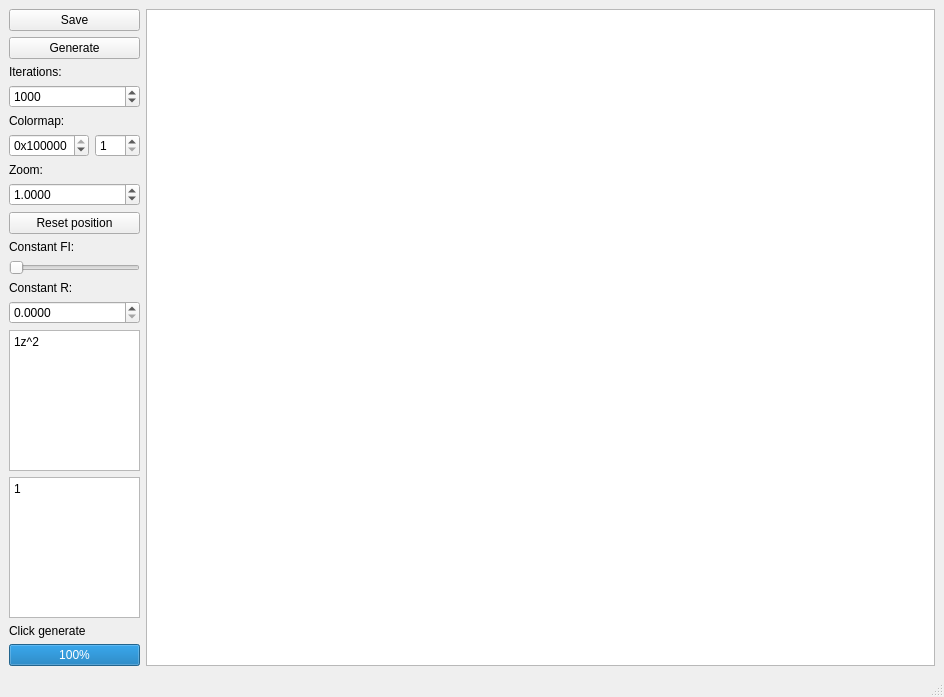
<?xml version="1.0" encoding="UTF-8"?>
<ui version="4.0">
 <class>Main</class>
 <widget class="QMainWindow" name="Main">
  <property name="geometry">
   <rect>
    <x>0</x>
    <y>0</y>
    <width>944</width>
    <height>697</height>
   </rect>
  </property>
  <property name="windowTitle">
   <string>Fractal Gen</string>
  </property>
  <widget class="QWidget" name="centralwidget">
   <layout class="QGridLayout" name="gridLayout_2">
    <item row="0" column="0">
     <layout class="QGridLayout" name="gridLayout" columnstretch="1,6,0">
      <property name="sizeConstraint">
       <enum>QLayout::SetDefaultConstraint</enum>
      </property>
      <item row="14" column="0">
       <widget class="QPlainTextEdit" name="gText">
        <property name="plainText">
         <string>1</string>
        </property>
       </widget>
      </item>
      <item row="9" column="0">
       <widget class="QLabel" name="label_4">
        <property name="text">
         <string>Constant FI:</string>
        </property>
       </widget>
      </item>
      <item row="7" column="0">
       <widget class="QDoubleSpinBox" name="zoomSpin">
        <property name="decimals">
         <number>4</number>
        </property>
        <property name="minimum">
         <double>0.000100000000000</double>
        </property>
        <property name="maximum">
         <double>100000.000000000000000</double>
        </property>
        <property name="singleStep">
         <double>0.100000000000000</double>
        </property>
        <property name="value">
         <double>1.000000000000000</double>
        </property>
       </widget>
      </item>
      <item row="4" column="0">
       <widget class="QLabel" name="label">
        <property name="text">
         <string>Colormap:</string>
        </property>
       </widget>
      </item>
      <item row="0" column="0">
       <widget class="QPushButton" name="savButton">
        <property name="text">
         <string>Save</string>
        </property>
       </widget>
      </item>
      <item row="16" column="0">
       <widget class="QProgressBar" name="progressBar">
        <property name="value">
         <number>100</number>
        </property>
       </widget>
      </item>
      <item row="1" column="0">
       <widget class="QPushButton" name="genButton">
        <property name="text">
         <string>Generate</string>
        </property>
       </widget>
      </item>
      <item row="6" column="0">
       <widget class="QLabel" name="label_3">
        <property name="text">
         <string>Zoom:</string>
        </property>
       </widget>
      </item>
      <item row="0" column="1" rowspan="17" colspan="2">
       <widget class="CustomGraphics" name="graphicsView">
        <property name="cursor" stdset="0">
         <cursorShape>OpenHandCursor</cursorShape>
        </property>
       </widget>
      </item>
      <item row="2" column="0">
       <widget class="QLabel" name="label_2">
        <property name="text">
         <string>Iterations:</string>
        </property>
       </widget>
      </item>
      <item row="3" column="0">
       <widget class="QSpinBox" name="iterSpin">
        <property name="minimum">
         <number>1</number>
        </property>
        <property name="maximum">
         <number>1000000</number>
        </property>
        <property name="value">
         <number>1000</number>
        </property>
       </widget>
      </item>
      <item row="10" column="0">
       <widget class="QSlider" name="fiSlider">
        <property name="maximum">
         <number>1000</number>
        </property>
        <property name="orientation">
         <enum>Qt::Horizontal</enum>
        </property>
       </widget>
      </item>
      <item row="11" column="0">
       <widget class="QLabel" name="label_5">
        <property name="text">
         <string>Constant R:</string>
        </property>
       </widget>
      </item>
      <item row="12" column="0">
       <widget class="QDoubleSpinBox" name="rSpin">
        <property name="decimals">
         <number>4</number>
        </property>
        <property name="maximum">
         <double>100.000000000000000</double>
        </property>
       </widget>
      </item>
      <item row="15" column="0">
       <widget class="QLabel" name="infoLabel">
        <property name="text">
         <string>Click generate</string>
        </property>
       </widget>
      </item>
      <item row="13" column="0">
       <widget class="QPlainTextEdit" name="fText">
        <property name="minimumSize">
         <size>
          <width>0</width>
          <height>0</height>
         </size>
        </property>
        <property name="plainText">
         <string>1z^2</string>
        </property>
       </widget>
      </item>
      <item row="5" column="0">
       <layout class="QHBoxLayout" name="horizontalLayout">
        <item>
         <widget class="CustomSpinner" name="colorSpin">
          <property name="prefix">
           <string>0x</string>
          </property>
          <property name="maximum">
           <number>16777215</number>
          </property>
          <property name="singleStep">
           <number>1</number>
          </property>
          <property name="value">
           <number>16777215</number>
          </property>
         </widget>
        </item>
        <item>
         <widget class="QSpinBox" name="shiftSpin">
          <property name="minimum">
           <number>1</number>
          </property>
          <property name="maximum">
           <number>3</number>
          </property>
          <property name="value">
           <number>1</number>
          </property>
         </widget>
        </item>
       </layout>
      </item>
      <item row="8" column="0">
       <widget class="QPushButton" name="resetButton">
        <property name="text">
         <string>Reset position</string>
        </property>
       </widget>
      </item>
     </layout>
    </item>
   </layout>
  </widget>
  <widget class="QMenuBar" name="menubar">
   <property name="geometry">
    <rect>
     <x>0</x>
     <y>0</y>
     <width>944</width>
     <height>25</height>
    </rect>
   </property>
  </widget>
  <widget class="QStatusBar" name="statusbar"/>
 </widget>
 <customwidgets>
  <customwidget>
   <class>CustomGraphics</class>
   <extends>QGraphicsView</extends>
   <header>CustomGraphics.h</header>
  </customwidget>
  <customwidget>
   <class>CustomSpinner</class>
   <extends>QSpinBox</extends>
   <header>CustomSpinner.h</header>
  </customwidget>
 </customwidgets>
 <tabstops>
  <tabstop>savButton</tabstop>
  <tabstop>genButton</tabstop>
  <tabstop>iterSpin</tabstop>
  <tabstop>colorSpin</tabstop>
  <tabstop>shiftSpin</tabstop>
  <tabstop>zoomSpin</tabstop>
  <tabstop>fiSlider</tabstop>
  <tabstop>rSpin</tabstop>
  <tabstop>fText</tabstop>
  <tabstop>gText</tabstop>
  <tabstop>graphicsView</tabstop>
 </tabstops>
 <resources/>
 <connections/>
</ui>
